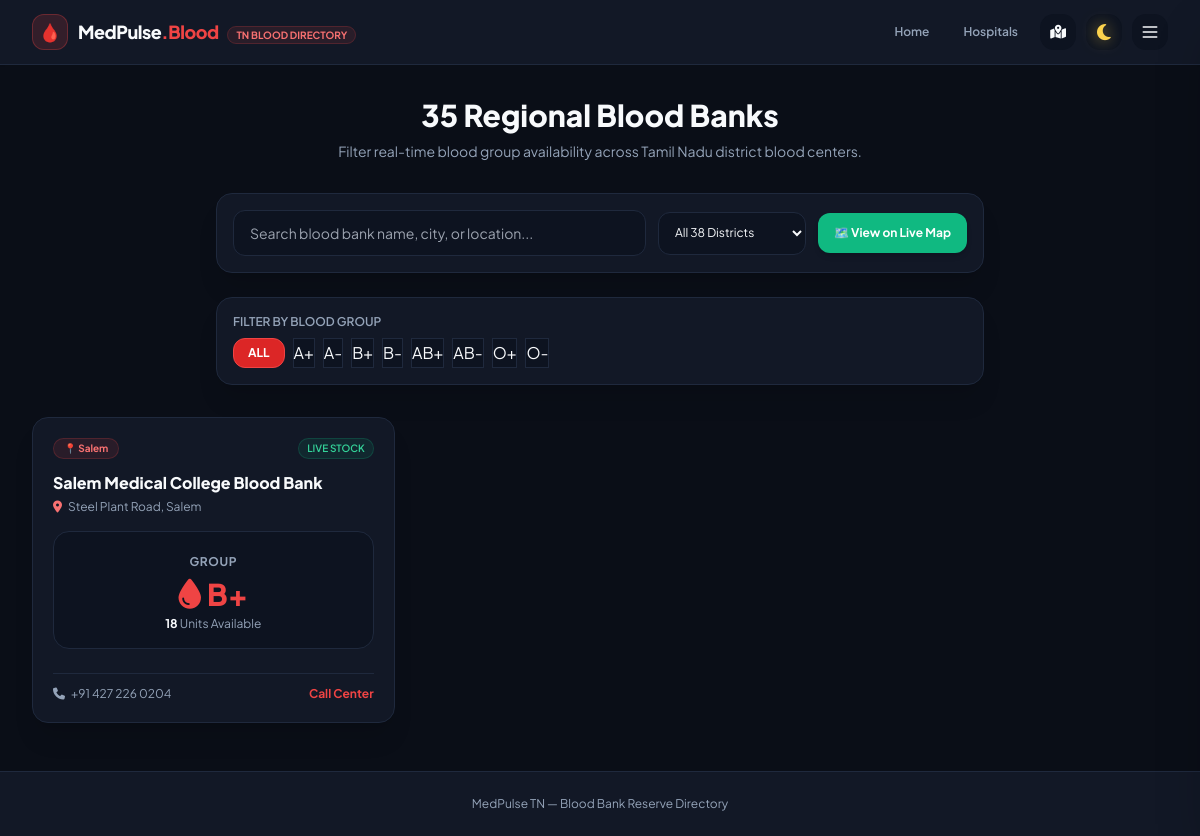
The app's page /blood_bank.php?district=Salem with its own data.
### tables this page shows
CREATE TABLE IF NOT EXISTS `blood_bank` (
  `id` INT AUTO_INCREMENT PRIMARY KEY,
  `blood_bank_name` VARCHAR(255) NOT NULL,
  `district` VARCHAR(100) NOT NULL,
  `address` TEXT NOT NULL,
  `blood_group` VARCHAR(10) NOT NULL,
  `units` INT NOT NULL DEFAULT 0,
  `contact` VARCHAR(50) NOT NULL,
  `lat` DECIMAL(10, 8) NULL,
  `lon` DECIMAL(11, 8) NULL,
  `last_updated` TIMESTAMP DEFAULT CURRENT_TIMESTAMP ON UPDATE CURRENT_TIMESTAMP
);

### db_connect.php (called while the page is built, shortened)
<?php
$host = "localhost";
$username = "root";
$password = "";
$database = "medpulse_tn";
$conn = @new mysqli($host, $username, $password, $database);
if (!$conn->connect_error) {
    $db_connected = true;
} else {
    $db_connected = false;
}
?>

### blood_bank.php (the view, shortened to what this page needs)
<?php
include 'db_connect.php';
$district_filter = $_GET['district'] ?? '';
$blood_group = $_GET['blood_group'] ?? '';
$search_filter = $_GET['search'] ?? '';
$blood_list = [];
if ($db_connected) {
    $sql = "SELECT * FROM blood_bank WHERE 1=1";
    $params = [];
    $types = "";
    if (!empty($district_filter)) {
        $sql .= " AND district = ?";
        $params[] = $district_filter;
        $types .= "s";
    }
    $stmt = $conn->prepare($sql);
    if (!empty($params)) {
        $stmt->bind_param($types, ...$params);
    }
    $stmt->execute();
    $result = $stmt->get_result();
    while ($row = $result->fetch_assoc()) {
        $blood_list[] = $row;
    }
}
?>
<!DOCTYPE html>
<html lang="en" class="dark">
<head>
  <script src="https://cdn.tailwindcss.com"></script>
  <link rel="stylesheet" href="https://cdnjs.cloudflare.com/ajax/libs/font-awesome/6.4.0/css/all.min.css" />
  <link rel="stylesheet" href="./styles.css" />
</head>
<body class="min-h-screen flex flex-col justify-between">
  <nav class="sticky top-0 z-40 border-b border-theme bg-card px-4 md:px-8 py-3.5 shadow-sm">
    <div class="max-w-7xl mx-auto flex items-center justify-between">
      <a href="index.php" class="flex items-center gap-2.5">
        <div class="w-9 h-9 rounded-xl bg-red-500/15 border border-red-500/30 flex items-center justify-center font-extrabold text-red-500 text-lg">🩸</div>
        <div>
          <span class="text-lg font-extrabold tracking-tight text-main">MedPulse<span class="text-red-500">.Blood</span></span>
          <span class="text-[10px] bg-red-500/10 text-red-400 px-2 py-0.5 rounded-full font-bold ml-1.5 border border-red-500/20">TN BLOOD DIRECTORY</span>
        </div>
      </a>
      <div class="flex items-center gap-2.5">
        <a href="index.php" class="text-xs font-semibold text-muted hover:text-red-400 px-3 py-1.5">Home</a>
        <a href="hospitals.php" class="text-xs font-semibold text-muted hover:text-red-400 px-3 py-1.5">Hospitals</a>
        <a href="map.php" title="Live Emergency GIS Map" class="w-9 h-9 icon-btn-reactive text-sm flex items-center justify-center">
          <i class="fa-solid fa-map-location-dot"></i>
        </a>
        <button onclick="toggleTheme()" title="Toggle Light/Dark Theme" class="w-9 h-9 icon-btn-reactive text-sm flex items-center justify-center">
          <span class="theme-icon-symbol"><i class="fa-solid fa-moon"></i></span>
        </button>
        <button onclick="openSidebar()" title="Open Menu Drawer" class="w-9 h-9 icon-btn-reactive text-sm">
          <svg class="w-5 h-5" fill="none" stroke="currentColor" viewBox="0 0 24 24">
            <path stroke-linecap="round" stroke-linejoin="round" stroke-width="2" d="M4 6h16M4 12h16M4 18h16"/>
          </svg>
        </button>
      </div>
    </div>
  </nav>
  <section class="px-4 md:px-8 pt-8 pb-12 max-w-7xl mx-auto w-full flex-grow">
    <div class="text-center max-w-3xl mx-auto mb-8">
      <h1 class="text-3xl font-extrabold text-main mb-2">35 Regional Blood Banks</h1>
      <p class="text-muted text-xs md:text-sm">Filter real-time blood group availability across Tamil Nadu district blood centers.</p>
    </div>
    <form method="GET" action="blood_bank.php" class="max-w-3xl mx-auto mb-8 space-y-4">
      <div class="bg-card border border-theme p-3 md:p-4 rounded-2xl shadow-xl flex flex-col sm:flex-row gap-3 items-stretch sm:items-center max-w-3xl mx-auto mb-6 anti-gravity-card">
        <input
          type="text"
          name="search"
          placeholder="Search blood bank name, city, or location..."
          class="w-full bg-input border border-theme text-main px-4 py-3 rounded-xl text-sm focus:outline-none focus:border-red-500 sm:flex-1"
          value="<?= htmlspecialchars($search_filter) ?>"
          onchange="this.form.submit()"
        />
        <select name="district" onchange="this.form.submit()" class="bg-input border border-theme text-main text-xs px-3 py-3 rounded-xl focus:outline-none focus:border-red-500">
          <option value="">All 38 Districts</option>
        </select>
        <a href="map.php" id="map-btn" onclick="redirectToMap(event, 'map.php')" class="map-btn bg-emerald-500 hover:bg-emerald-600 text-white font-bold text-xs px-4 py-3 rounded-xl shadow-md transition-all flex items-center justify-center gap-1.5 whitespace-nowrap shrink-0">
          🗺️ View on Live Map
        </a>
      </div>
      <div class="bg-card border border-theme p-4 rounded-2xl shadow-xl space-y-4 anti-gravity-card">
        <div>
          <label class="block text-xs font-semibold text-muted uppercase mb-2">Filter by Blood Group</label>
          <div class="flex flex-wrap gap-2">
            <button type="button" onclick="selectBloodGroupPHP('')" class="blood-pill <?= empty($blood_group) ? 'active px-3.5 py-1.5 rounded-xl text-xs font-bold border border-red-500 bg-red-600 text-white' : 'border border-theme bg-input text-main hover:border-red-500' ?> transition-all">ALL</button>
            <?php foreach (['A+', 'A-', 'B+', 'B-', 'AB+', 'AB-', 'O+', 'O-'] as $bg): ?>
              <button type="button" onclick="selectBloodGroupPHP('<?= $bg ?>')" class="blood-pill <?= ($blood_group == $bg) ? 'active px-3.5 py-1.5 rounded-xl text-xs font-bold border border-red-500 bg-red-600 text-white' : 'border border-theme bg-input text-main hover:border-red-500' ?> transition-all"><?= $bg ?></button>
            <?php endforeach; ?>
          </div>
        </div>
      </div>
    </form>
    <div class="grid grid-cols-1 md:grid-cols-2 lg:grid-cols-3 gap-6">
      <?php if (!empty($blood_list)): ?>
        <?php foreach ($blood_list as $row): ?>
          <div class="bg-card border border-theme rounded-2xl p-5 hover:border-red-500/40 transition-all shadow-xl flex flex-col justify-between anti-gravity-card">
            <div>
              <div class="flex items-center justify-between gap-2 mb-3">
                <span class="text-[10px] bg-red-500/10 text-red-400 px-2.5 py-0.5 rounded-full font-bold border border-red-500/20">
                  📍 <?= htmlspecialchars($row['district'] ?? 'Tamil Nadu') ?>
                </span>
                <span class="text-[10px] bg-emerald-500/10 text-emerald-400 px-2 py-0.5 rounded-full font-semibold border border-emerald-500/20">
                  LIVE STOCK
                </span>
              </div>
              <h3 class="font-extrabold text-main text-base mb-1">
                <?= htmlspecialchars($row['blood_bank_name'] ?? 'Blood Bank') ?>
              </h3>
              <p class="text-xs text-muted mb-4"><i class="fa-solid fa-location-dot text-red-400 me-1"></i> <?= htmlspecialchars($row['address'] ?? 'Address unavailable') ?></p>
              <div class="bg-input border border-theme rounded-2xl p-4 text-center my-2">
                <span class="text-xs text-muted uppercase font-bold tracking-wider">Group</span>
                <div class="text-3xl font-extrabold text-red-500 my-1 flex items-center justify-center gap-1.5">
                  <i class="fa-solid fa-droplet"></i> <?= htmlspecialchars($row['blood_group'] ?? 'N/A') ?>
                </div>
                <div class="text-xs font-bold text-main mt-1">
                  <?= htmlspecialchars($row['units'] ?? '0') ?> <span class="text-muted font-normal">Units Available</span>
                </div>
              </div>
            </div>
            <div class="pt-3 border-t border-theme flex items-center justify-between text-xs mt-4">
              <span class="text-muted"><i class="fa-solid fa-phone me-1"></i> <?= htmlspecialchars($row['contact'] ?? 'N/A') ?></span>
              <a href="tel:<?= htmlspecialchars($row['contact'] ?? '') ?>" class="text-red-500 font-bold hover:underline">Call Center</a>
            </div>
          </div>
        <?php endforeach; ?>
      <?php endif; ?>
    </div>
  </section>
  <footer class="border-t border-theme py-6 px-4 md:px-8 bg-card text-center text-xs text-muted">
    <p>MedPulse TN — Blood Bank Reserve Directory</p>
  </footer>
</body>
</html>

### styles.css (style rules this page uses)
:root { --bg-color: #0a0e17; --card-bg: #121826; --card-hover: #182032; --text-main: #f8fafc; --text-muted: #94a3b8; --border-color: #1f293d; --input-bg: #0d1320; }
body { background-color: var(--bg-color); color: var(--text-main); font-family: 'Plus Jakarta Sans', sans-serif; transition: background-color 0.3s ease, color 0.3s ease; }
.bg-card { background-color: var(--card-bg) !important; border-color: var(--border-color) !important; }
.bg-input { background-color: var(--input-bg) !important; color: var(--text-main) !important; border-color: var(--border-color) !important; }
.text-main { color: var(--text-main) !important; }
.text-muted { color: var(--text-muted) !important; }
.border-theme { border-color: var(--border-color) !important; }
.anti-gravity-card { transition: transform 0.4s cubic-bezier(0.34, 1.56, 0.64, 1), box-shadow 0.4s cubic-bezier(0.34, 1.56, 0.64, 1), border-color 0.3s ease; will-change: transform, box-shadow; }
.icon-btn-reactive { position: relative; display: inline-flex; align-items: center; justify-content: center; border-radius: 0.875rem; border: 1px solid var(--border-theme); background-color: var(--input-bg); color: var(--text-main); transition: transform 0.25s cubic-bezier(0.34, 1.56, 0.64, 1), background-color 0.2s ease, border-color 0.2s ease, box-shadow 0.25s ease, color 0.2s ease; will-change: transform, box-shadow; cursor: pointer; }
.icon-btn-reactive i { color: var(--text-main); transition: color 0.2s ease; }
.theme-icon-symbol { display: inline-flex !important; align-items: center !important; justify-content: center !important; }

### records on screen
blood_bank: district "Salem", blood_bank_name "Salem Medical College Blood Bank", address "Steel Plant Road, Salem", blood_group "B+", units "18", contact "+91 427 226 0204"

### other values on screen
$bg "A+"
$bg "A-"
$bg "B+"
$bg "B-"
$bg "AB+"
$bg "AB-"
$bg "O+"
$bg "O-"
